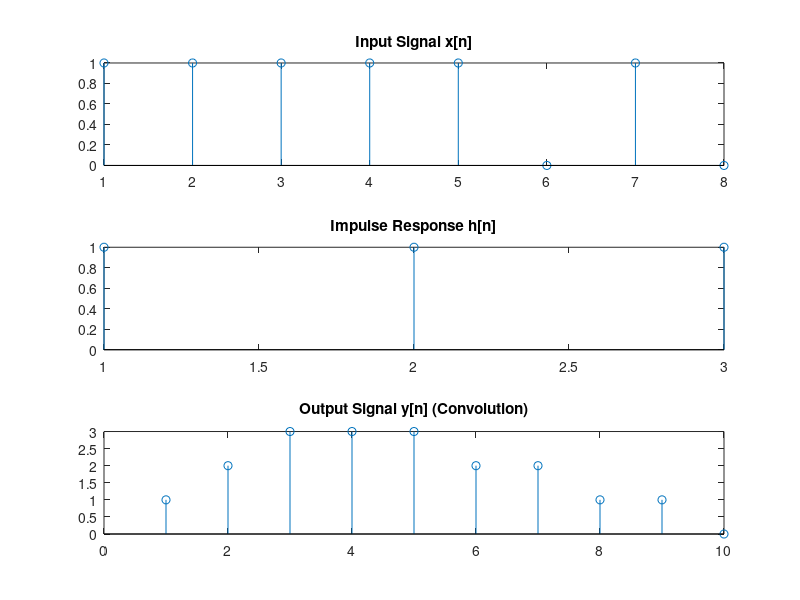

Reproduce this figure in MATLAB.
% Input rectangular pulse x[n]
x = [1 1 1 1 1 0 1 0];  % Rectangular pulse

% LTI system impulse response h[n]
h = [1 1 1];  % 3-point moving average

% Compute convolution y[n] = x[n] * h[n]
y = conv(x, h);

% Display lengths
fprintf('Length of x: %d\n', length(x));
fprintf('Length of h: %d\n', length(h));
fprintf('Length of y (convolution): %d\n', length(y));

% Plot input and output signals
figure;
subplot(3,1,1);
stem(x);
title('Input Signal x[n]');

subplot(3,1,2);
stem(h);
title('Impulse Response h[n]');

subplot(3,1,3);
stem(y);
title('Output Signal y[n] (Convolution)');

% Interpretation:
% y[n] is a smoothed version of x[n] due to averaging by h[n].
